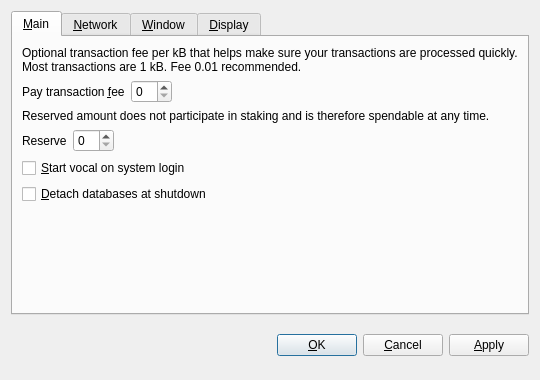
<?xml version="1.0" encoding="UTF-8"?>
<ui version="4.0">
 <class>OptionsDialog</class>
 <widget class="QDialog" name="OptionsDialog">
  <property name="geometry">
   <rect>
    <x>0</x>
    <y>0</y>
    <width>540</width>
    <height>380</height>
   </rect>
  </property>
  <property name="windowTitle">
   <string>Options</string>
  </property>
  <property name="modal">
   <bool>true</bool>
  </property>
  <layout class="QVBoxLayout" name="verticalLayout">
   <item>
    <widget class="QTabWidget" name="tabWidget">
     <property name="tabPosition">
      <enum>QTabWidget::North</enum>
     </property>
     <property name="currentIndex">
      <number>0</number>
     </property>
     <widget class="QWidget" name="tabMain">
      <attribute name="title">
       <string>&amp;Main</string>
      </attribute>
      <layout class="QVBoxLayout" name="verticalLayout_Main">
       <item>
        <widget class="QLabel" name="transactionFeeInfoLabel">
         <property name="text">
          <string>Optional transaction fee per kB that helps make sure your transactions are processed quickly. Most transactions are 1 kB. Fee 0.01 recommended.</string>
         </property>
         <property name="textFormat">
          <enum>Qt::PlainText</enum>
         </property>
         <property name="wordWrap">
          <bool>true</bool>
         </property>
        </widget>
       </item>
       <item>
        <layout class="QHBoxLayout" name="horizontalLayoutFee">
         <item>
          <widget class="QLabel" name="transactionFeeLabel">
           <property name="text">
            <string>Pay transaction &amp;fee</string>
           </property>
           <property name="textFormat">
            <enum>Qt::PlainText</enum>
           </property>
           <property name="buddy">
            <cstring>transactionFee</cstring>
           </property>
          </widget>
         </item>
         <item>
          <widget class="BitcoinAmountField" name="transactionFee"/>
         </item>
         <item>
          <spacer name="horizontalSpacerFee">
           <property name="orientation">
            <enum>Qt::Horizontal</enum>
           </property>
           <property name="sizeHint" stdset="0">
            <size>
             <width>40</width>
             <height>20</height>
            </size>
           </property>
          </spacer>
         </item>
        </layout>
       </item>
       <item>
        <widget class="QLabel" name="reserveBalanceInfoLabel">
         <property name="text">
          <string>Reserved amount does not participate in staking and is therefore spendable at any time.</string>
         </property>
         <property name="textFormat">
          <enum>Qt::PlainText</enum>
         </property>
         <property name="wordWrap">
          <bool>true</bool>
         </property>
        </widget>
       </item>
       <item>
        <layout class="QHBoxLayout" name="horizontalLayoutReserveBalance">
         <item>
          <widget class="QLabel" name="reserveBalanceLabel">
           <property name="text">
            <string>Reserve</string>
           </property>
           <property name="textFormat">
            <enum>Qt::PlainText</enum>
           </property>
           <property name="buddy">
            <cstring>reserveBalance</cstring>
           </property>
          </widget>
         </item>
         <item>
          <widget class="BitcoinAmountField" name="reserveBalance"/>
         </item>
         <item>
          <spacer name="horizontalSpacerReserveBalance">
           <property name="orientation">
            <enum>Qt::Horizontal</enum>
           </property>
           <property name="sizeHint" stdset="0">
            <size>
             <width>40</width>
             <height>20</height>
            </size>
           </property>
          </spacer>
         </item>
        </layout>
       </item>
       <item>
        <widget class="QCheckBox" name="bitcoinAtStartup">
         <property name="toolTip">
          <string>Automatically start vocal after logging in to the system.</string>
         </property>
         <property name="text">
          <string>&amp;Start vocal on system login</string>
         </property>
        </widget>
       </item>
       <item>
        <widget class="QCheckBox" name="detachDatabases">
         <property name="toolTip">
          <string>Detach block and address databases at shutdown. This means they can be moved to another data directory, but it slows down shutdown. The wallet is always detached.</string>
         </property>
         <property name="text">
          <string>&amp;Detach databases at shutdown</string>
         </property>
        </widget>
       </item>
       <item>
        <spacer name="verticalSpacer_Main">
         <property name="orientation">
          <enum>Qt::Vertical</enum>
         </property>
         <property name="sizeHint" stdset="0">
          <size>
           <width>20</width>
           <height>40</height>
          </size>
         </property>
        </spacer>
       </item>
      </layout>
     </widget>
     <widget class="QWidget" name="tabNetwork">
      <attribute name="title">
       <string>&amp;Network</string>
      </attribute>
      <layout class="QVBoxLayout" name="verticalLayout_Network">
       <item>
        <widget class="QCheckBox" name="mapPortUpnp">
         <property name="toolTip">
          <string>Automatically open the vocal client port on the router. This only works when your router supports UPnP and it is enabled.</string>
         </property>
         <property name="text">
          <string>Map port using &amp;UPnP</string>
         </property>
        </widget>
       </item>
       <item>
        <widget class="QCheckBox" name="connectSocks">
         <property name="toolTip">
          <string>Connect to the vocal network through a SOCKS proxy (e.g. when connecting through Tor).</string>
         </property>
         <property name="text">
          <string>&amp;Connect through SOCKS proxy:</string>
         </property>
        </widget>
       </item>
       <item>
        <layout class="QHBoxLayout" name="horizontalLayout_Network">
         <item>
          <widget class="QLabel" name="proxyIpLabel">
           <property name="text">
            <string>Proxy &amp;IP:</string>
           </property>
           <property name="textFormat">
            <enum>Qt::PlainText</enum>
           </property>
           <property name="buddy">
            <cstring>proxyIp</cstring>
           </property>
          </widget>
         </item>
         <item>
          <widget class="QValidatedLineEdit" name="proxyIp">
           <property name="maximumSize">
            <size>
             <width>140</width>
             <height>16777215</height>
            </size>
           </property>
           <property name="toolTip">
            <string>IP address of the proxy (e.g. 127.0.0.1)</string>
           </property>
          </widget>
         </item>
         <item>
          <widget class="QLabel" name="proxyPortLabel">
           <property name="text">
            <string>&amp;Port:</string>
           </property>
           <property name="textFormat">
            <enum>Qt::PlainText</enum>
           </property>
           <property name="buddy">
            <cstring>proxyPort</cstring>
           </property>
          </widget>
         </item>
         <item>
          <widget class="QLineEdit" name="proxyPort">
           <property name="maximumSize">
            <size>
             <width>55</width>
             <height>16777215</height>
            </size>
           </property>
           <property name="toolTip">
            <string>Port of the proxy (e.g. 9050)</string>
           </property>
          </widget>
         </item>
         <item>
          <widget class="QLabel" name="socksVersionLabel">
           <property name="text">
            <string>SOCKS &amp;Version:</string>
           </property>
           <property name="textFormat">
            <enum>Qt::PlainText</enum>
           </property>
           <property name="buddy">
            <cstring>socksVersion</cstring>
           </property>
          </widget>
         </item>
         <item>
          <widget class="QValueComboBox" name="socksVersion">
           <property name="toolTip">
            <string>SOCKS version of the proxy (e.g. 5)</string>
           </property>
          </widget>
         </item>
         <item>
          <spacer name="horizontalSpacer_Network">
           <property name="orientation">
            <enum>Qt::Horizontal</enum>
           </property>
           <property name="sizeHint" stdset="0">
            <size>
             <width>40</width>
             <height>20</height>
            </size>
           </property>
          </spacer>
         </item>
        </layout>
       </item>
       <item>
        <spacer name="verticalSpacer_Network">
         <property name="orientation">
          <enum>Qt::Vertical</enum>
         </property>
         <property name="sizeHint" stdset="0">
          <size>
           <width>20</width>
           <height>40</height>
          </size>
         </property>
        </spacer>
       </item>
      </layout>
     </widget>
     <widget class="QWidget" name="tabWindow">
      <attribute name="title">
       <string>&amp;Window</string>
      </attribute>
      <layout class="QVBoxLayout" name="verticalLayout_Window">
       <item>
        <widget class="QCheckBox" name="minimizeToTray">
         <property name="toolTip">
          <string>Show only a tray icon after minimizing the window.</string>
         </property>
         <property name="text">
          <string>&amp;Minimize to the tray instead of the taskbar</string>
         </property>
        </widget>
       </item>
       <item>
        <widget class="QCheckBox" name="minimizeOnClose">
         <property name="toolTip">
          <string>Minimize instead of exit the application when the window is closed. When this option is enabled, the application will be closed only after selecting Quit in the menu.</string>
         </property>
         <property name="text">
          <string>M&amp;inimize on close</string>
         </property>
        </widget>
       </item>
       <item>
        <spacer name="verticalSpacer_Window">
         <property name="orientation">
          <enum>Qt::Vertical</enum>
         </property>
         <property name="sizeHint" stdset="0">
          <size>
           <width>20</width>
           <height>40</height>
          </size>
         </property>
        </spacer>
       </item>
      </layout>
     </widget>
     <widget class="QWidget" name="tabDisplay">
      <attribute name="title">
       <string>&amp;Display</string>
      </attribute>
      <layout class="QVBoxLayout" name="verticalLayout_Display">
       <item>
        <layout class="QHBoxLayout" name="horizontalLayout_1_Display">
         <item>
          <widget class="QLabel" name="langLabel">
           <property name="text">
            <string>User Interface &amp;language:</string>
           </property>
           <property name="textFormat">
            <enum>Qt::PlainText</enum>
           </property>
           <property name="buddy">
            <cstring>lang</cstring>
           </property>
          </widget>
         </item>
         <item>
          <widget class="QValueComboBox" name="lang">
           <property name="toolTip">
            <string>The user interface language can be set here. This setting will take effect after restarting vocal.</string>
           </property>
          </widget>
         </item>
        </layout>
       </item>
       <item>
        <layout class="QHBoxLayout" name="horizontalLayout_2_Display">
         <item>
          <widget class="QLabel" name="unitLabel">
           <property name="text">
            <string>&amp;Unit to show amounts in:</string>
           </property>
           <property name="textFormat">
            <enum>Qt::PlainText</enum>
           </property>
           <property name="buddy">
            <cstring>unit</cstring>
           </property>
          </widget>
         </item>
         <item>
          <widget class="QValueComboBox" name="unit">
           <property name="toolTip">
            <string>Choose the default subdivision unit to show in the interface and when sending coins.</string>
           </property>
          </widget>
         </item>
        </layout>
       </item>
       <item>
        <widget class="QCheckBox" name="displayAddresses">
         <property name="toolTip">
          <string>Whether to show vocal addresses in the transaction list or not.</string>
         </property>
         <property name="text">
          <string>&amp;Display addresses in transaction list</string>
         </property>
        </widget>
       </item>
       <item>
        <widget class="QCheckBox" name="coinControlFeatures">
         <property name="toolTip">
          <string>Whether to show coin control features or not.</string>
         </property>
         <property name="text">
          <string>Display coin &amp;control features (experts only!)</string>
         </property>
        </widget>
       </item>
       <item>
        <spacer name="verticalSpacer_Display">
         <property name="orientation">
          <enum>Qt::Vertical</enum>
         </property>
         <property name="sizeHint" stdset="0">
          <size>
           <width>20</width>
           <height>40</height>
          </size>
         </property>
        </spacer>
       </item>
      </layout>
     </widget>
    </widget>
   </item>
   <item>
    <layout class="QHBoxLayout" name="horizontalLayout_Buttons">
     <item>
      <spacer name="horizontalSpacer_1">
       <property name="orientation">
        <enum>Qt::Horizontal</enum>
       </property>
       <property name="sizeHint" stdset="0">
        <size>
         <width>40</width>
         <height>48</height>
        </size>
       </property>
      </spacer>
     </item>
     <item>
      <widget class="QLabel" name="statusLabel">
       <property name="font">
        <font>
         <weight>75</weight>
         <bold>true</bold>
        </font>
       </property>
       <property name="text">
        <string/>
       </property>
       <property name="textFormat">
        <enum>Qt::PlainText</enum>
       </property>
       <property name="wordWrap">
        <bool>true</bool>
       </property>
      </widget>
     </item>
     <item>
      <spacer name="horizontalSpacer_2">
       <property name="orientation">
        <enum>Qt::Horizontal</enum>
       </property>
       <property name="sizeHint" stdset="0">
        <size>
         <width>40</width>
         <height>48</height>
        </size>
       </property>
      </spacer>
     </item>
     <item>
      <widget class="QPushButton" name="okButton">
       <property name="text">
        <string>&amp;OK</string>
       </property>
      </widget>
     </item>
     <item>
      <widget class="QPushButton" name="cancelButton">
       <property name="text">
        <string>&amp;Cancel</string>
       </property>
       <property name="autoDefault">
        <bool>false</bool>
       </property>
      </widget>
     </item>
     <item>
      <widget class="QPushButton" name="applyButton">
       <property name="text">
        <string>&amp;Apply</string>
       </property>
       <property name="autoDefault">
        <bool>false</bool>
       </property>
      </widget>
     </item>
    </layout>
   </item>
  </layout>
 </widget>
 <customwidgets>
  <customwidget>
   <class>BitcoinAmountField</class>
   <extends>QSpinBox</extends>
   <header>bitcoinamountfield.h</header>
  </customwidget>
  <customwidget>
   <class>QValueComboBox</class>
   <extends>QComboBox</extends>
   <header>qvaluecombobox.h</header>
  </customwidget>
  <customwidget>
   <class>QValidatedLineEdit</class>
   <extends>QLineEdit</extends>
   <header>qvalidatedlineedit.h</header>
  </customwidget>
 </customwidgets>
 <resources/>
 <connections/>
</ui>
